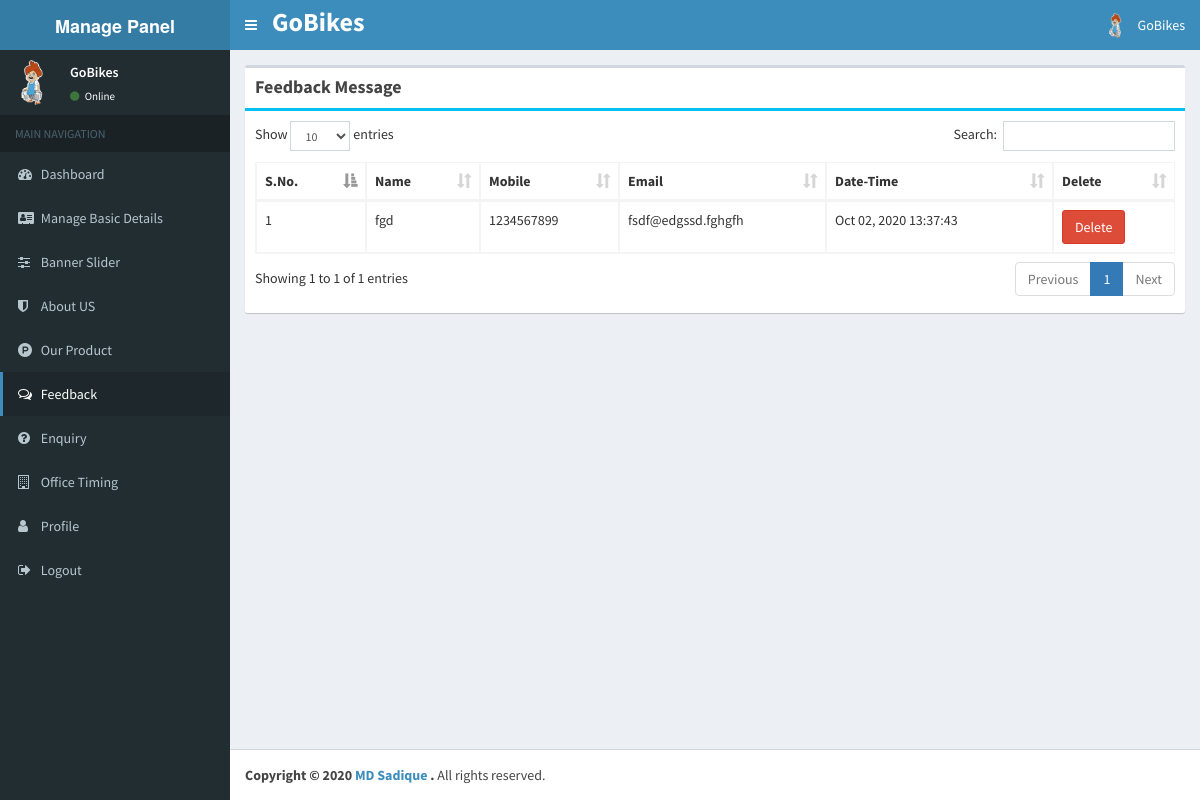
The app's page /admin/home/feedback.php (signed in) with its own data.
### tables this page shows
CREATE TABLE `tc_contact` (
  `id` int(11) NOT NULL,
  `login_id` varchar(333) NOT NULL,
  `name` varchar(555) NOT NULL,
  `email` varchar(333) NOT NULL,
  `mobile` varchar(333) NOT NULL,
  `phone` varchar(333) NOT NULL,
  `youtube` varchar(555) NOT NULL,
  `facebook` varchar(555) NOT NULL,
  `address` text NOT NULL,
  `logo` varchar(555) NOT NULL,
  `date_time` varchar(333) NOT NULL,
  `date` date NOT NULL
);

CREATE TABLE `add_customer` (
  `id` int(11) NOT NULL,
  `login_id` varchar(333) NOT NULL,
  `name` varchar(333) NOT NULL,
  `mobile` varchar(333) NOT NULL,
  `email` varchar(333) NOT NULL,
  `website` varchar(333) NOT NULL,
  `img` varchar(555) DEFAULT NULL,
  `status` int(11) NOT NULL
);

CREATE TABLE `tc_feedback` (
  `id` int(11) NOT NULL,
  `domain_id` varchar(333) NOT NULL,
  `name` varchar(333) NOT NULL,
  `mobile` varchar(333) NOT NULL,
  `email` varchar(333) NOT NULL,
  `msg` text NOT NULL,
  `date_time` varchar(555) NOT NULL,
  `date` text NOT NULL
);

### function/function.php (called while the page is built, shortened)
<?php
    function secureData($value){
        return str_replace("'", "\'", htmlspecialchars($value));
    }
?>

### admin/home/feedback.php (the view, shortened to what this page needs)
<?php include '../header.php'; ?>
<div class="content-wrapper">
	<section class="content">
		<div class="row">
            <div class="col-md-12">
				<div class="box">
					<div class="box-header">
						<h3 class="box-title"><b>Feedback Message</b></h3>
					</div>
					<div class="box-body box box-info">
                        <div class="table-responsive">
						<table class="table table-bordered example1">
							<thead>
							  <tr>
								<th>S.No.</th>
								<th>Name</th>
								<th>Mobile</th>
								<th>Email</th>
								<th>Date-Time</th>
								<th>Delete</th>
							  </tr>
							</thead>
							<tbody>
								<?php
									$vv1 = "SELECT * FROM `tc_feedback` WHERE `domain_id` = '$login_id' ORDER BY id DESC";
									$tt1 = mysqli_query($conn,$vv1);
									$i = 1;
									while($nn1 = mysqli_fetch_array($tt1)){
								?>
								<tr>
									<td><?php echo $i; ?></td>
									<td><?php echo $nn1['name']; ?></td>
									<td><?php echo $nn1['mobile']; ?></td>
									<td><?php echo $nn1['email']; ?></td>
									<td><?php echo $nn1['date_time'];?></td>
									<td><form method="post" action=""><button type="submit" name="del" class="btn btn-danger" value="<?php echo $nn1['id'];?>" onClick="return confirm('Are you sure, you want to delete?')">Delete</button></form></td>
								</tr>
								<?php
								$i++;
								}?>
							</tbody>
						</table>
					    </div>
					</div>
				</div>
			</div>
		</div>
	</section>
</div>
<?php include '../footer.php'; ?>

### admin/header.php (shortened to what this page needs)
<?php session_start(); include('../../superadmin/dbconnect.php');
	require('../../function/function.php');
?>
<?php
	$we = "SELECT * FROM `tc_contact` WHERE `login_id` = '$_SESSION[id]'";
	$we2 = mysqli_query($conn,$we);
	$web = mysqli_fetch_array($we2);
	$wep = "SELECT * FROM `add_customer` WHERE `login_id` = '$_SESSION[id]'";
	$we2p = mysqli_query($conn,$wep);
	$webp = mysqli_fetch_array($we2p);
	$login_id = secureData($_SESSION['id']);
?>
<!DOCTYPE html>
<html>
	<head>
		<link rel="stylesheet" href="../bootstrap/css/bootstrap.min.css">
		<link rel="stylesheet" href="https://cdnjs.cloudflare.com/ajax/libs/font-awesome/4.5.0/css/font-awesome.min.css">
		<link rel="stylesheet" href="https://cdnjs.cloudflare.com/ajax/libs/ionicons/2.0.1/css/ionicons.min.css">
		<link rel="stylesheet" href="../plugins/datatables/dataTables.bootstrap.css">
		<link rel="stylesheet" href="../plugins/datepicker/datepicker3.css">
		<link rel="stylesheet" href="../plugins/timepicker/bootstrap-timepicker.min.css">
		<link rel="stylesheet" href="../plugins/iCheck/all.css">
		<link rel="stylesheet" href="../plugins/select2/select2.min.css">
		<link rel="stylesheet" href="../dist/css/AdminLTE.min.css">
		<link rel="stylesheet" href="../dist/css/skins/_all-skins.min.css">
		<link rel="stylesheet" href="../multiselect/dist/css/bootstrap-multiselect.css" type="text/css"/>
		<link href="../sweetalert2/sweetalert.css" rel="stylesheet" />
		<link rel="stylesheet" href="https://cdnjs.cloudflare.com/ajax/libs/font-awesome/4.7.0/css/font-awesome.min.css">
	</head>
<body class="hold-transition skin-blue sidebar-mini fixed">
<div class="wrapper">
	<header class="main-header">
		<a href="" class="logo">
			<span class="logo-lg" style="font-size: 90%;"><b>Manage Panel</b></span>
		</a>
		<nav class="navbar navbar-static-top">
			<a href="#" class="sidebar-toggle" data-toggle="offcanvas" role="button">
			</a>
			<ul class="nav navbar-nav" style="margin-top: 3px;font-size: 26px;color: white;">
				<li class="user-header">
					<div class="pull-left">
						<a href="#" style="color: white;font-weight: bold;">
							<?php
								if($login_id != ''){ echo $web['name']; }
							?>
						</a>
					</div>
				</li>
			</ul>
			<div class="navbar-custom-menu">
				<ul class="nav navbar-nav">
					<li class="dropdown user user-menu">
						<a href="#" class="dropdown-toggle" data-toggle="dropdown">
							<img src="../img/<?php if($webp['img'] !=''){ echo $webp['img']; }else{ echo 'img_not_delete/dummy.png';}?>" class="user-image" >
							<span class="hidden-xs"><?php if($login_id != ''){ echo $web['name']; } ?></span>
						</a>
					</li>
				</ul>
			</div>
		</nav>
	</header>
	<aside class="main-sidebar">
		<section class="sidebar">
			<div class="user-panel">
				<div class="pull-left image">
					<img src="../img/<?php if($webp['img'] !='') { echo $webp['img']; }else{ echo 'img_not_delete/dummy.png';}?>" class="img-circle" alt="User Image" style="max-width: ;height:;">
				</div>
				<div class="pull-left info">
					<p><?php echo $webp['name'];?></p>
					<a href="#"><i class="fa fa-circle text-success"></i> Online</a>
				</div>
			  </div>
			<ul class="sidebar-menu">
				<li class="header">MAIN NAVIGATION</li>
				<?php
				$a = $_SERVER['HTTP_HOST'].$_SERVER['REQUEST_URI'];
				$b = $_SERVER['HTTP_HOST'].dirname($_SERVER['PHP_SELF']);
				 ?>
					<li <?php if( $a == $b.'/dashboard.php' ){ echo "class='active'"; }?>>
						<a href="../home/dashboard.php">
							<i class="fa fa-tachometer" aria-hidden="true"></i> <span>Dashboard</span>
						</a>
					</li>
					<li <?php if( $a == $b.'/contact.php' ){ echo "class='active'"; }?>>
						<a href="../home/contact.php">
							<i class="fa fa-address-card" aria-hidden="true"></i> <span>Manage Basic Details</span>
						</a>
					</li>
					<li <?php if( $a == $b.'/bannerslider.php' ){ echo "class='active'"; }?>>
						<a href="../home/bannerslider.php">
							<i class="fa fa-sliders" aria-hidden="true"></i> <span>Banner Slider</span>
						</a>
					</li>
					<li <?php if( $a == $b.'/about.php' ){ echo "class='active'"; }?>>
						<a href="../home/about.php">
							<i class="fa fa-shield" aria-hidden="true"></i> <span>About US</span>
						</a>
					</li>
					<li <?php if( $a == $b.'/ourproduct.php' ){ echo "class='active'"; }?>>
						<a href="../product/ourproduct.php">
							<i class="fa fa-product-hunt" aria-hidden="true"></i> <span>Our Product</span>
						</a>
					</li>
					<li <?php if( $a == $b.'/feedback.php' ){ echo "class='active'"; }?>>
						<a href="../home/feedback.php">
							<i class="fa fa-comments-o" aria-hidden="true"></i> <span>Feedback</span>
						</a>
					</li>
					<li <?php if( $a == $b.'/enquiry.php' ){ echo "class='active'"; }?>>
						<a href="../home/enquiry.php">
							<i class="fa fa-question-circle" aria-hidden="true"></i> <span>Enquiry</span>
						</a>
					</li>
					<li <?php if( $a == $b.'/officetime.php' ){ echo "class='active'"; }?>>
						<a href="../home/officetime.php">
							<i class="fa fa-building-o" aria-hidden="true"></i> <span>Office Timing</span>
						</a>
					</li>
					<li <?php if( $a == $b.'/profile.php' ){ echo "class='active'"; }?>>
						<a href="../home/profile.php">
							<i class="fa fa-user" aria-hidden="true"></i> <span>Profile</span>
						</a>
					</li>
					<li>
						<a href="../logout.php">
							<i class="fa fa-sign-out" aria-hidden="true"></i> <span>Logout</span>
						</a>
					</li>
			</ul>
		</section>
	</aside>

### records on screen
tc_contact: name "GoBikes"
add_customer: img (picture), name "GoBikes"
tc_feedback: name "fgd", mobile "1234567899", email "fsdf@edgssd.fghgfh", date_time "Oct 02, 2020 13:37:43", $nn1['id'] 2 (drawn)
